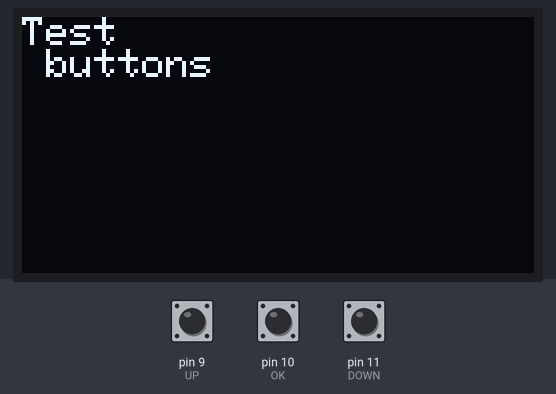
The sketch below on a simulated Arduino Uno, built with avr-gcc and run on an emulated ATmega328P. Parts: 128×64 one-colour display. The inputs (shaded band) are chosen by the test bench; at power-on: pin 9 (UP) HIGH, pin 10 (OK) HIGH, pin 11 (DOWN) HIGH. What the sketch prints to the serial monitor is not drawn.

Above: at 1.2 s.
1.3 s: pin 9 (UP) pulled LOW for 0.15 s
At 1.7 s:
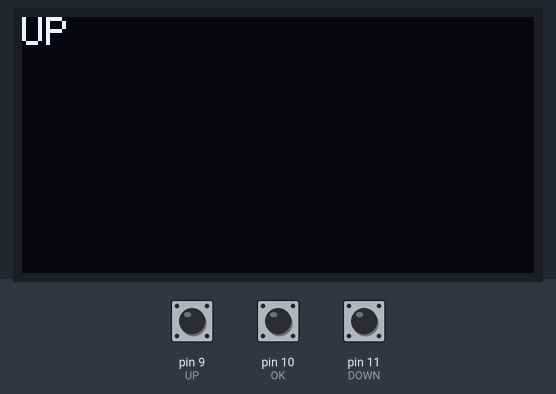
2.9 s: pin 10 (OK) pulled LOW for 0.15 s
At 4.1 s:
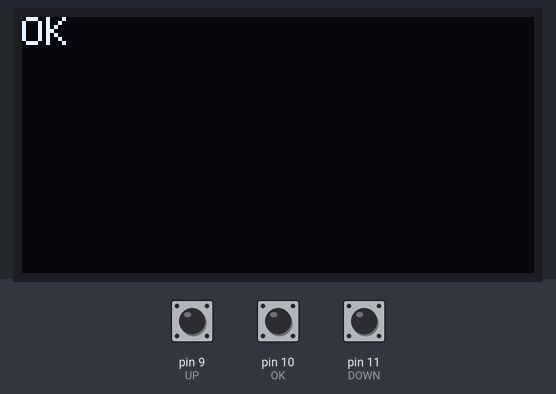
4.5 s: pin 11 (DOWN) pulled LOW for 0.15 s
At 5.3 s:
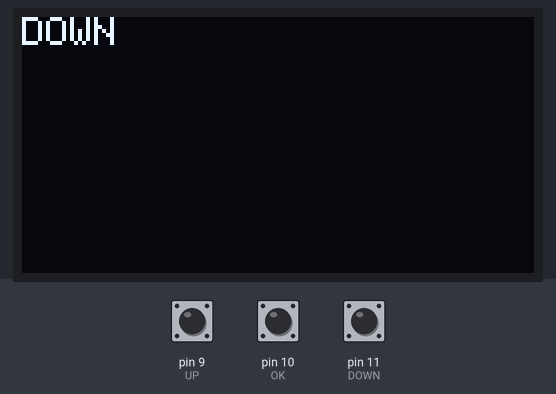
6.1 s: pin 9 (UP) pulled LOW for 1 s
At 6.5 s:
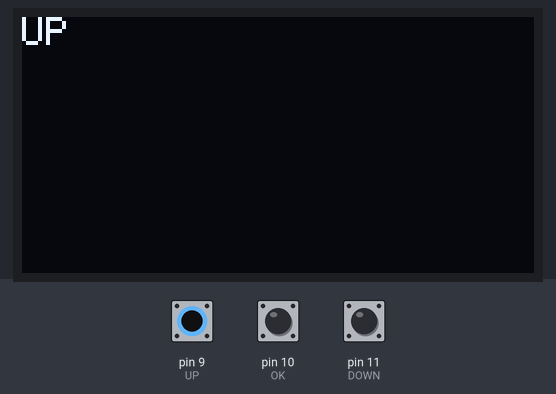
8.6 s: pin 10 (OK) pulled LOW for 1 s
At 9.6 s:
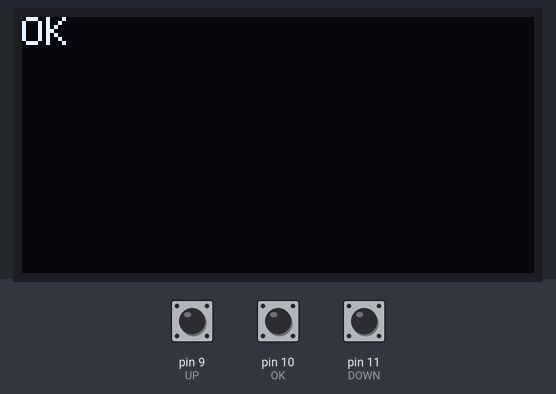
11.1 s: pin 9 (UP) pulsed LOW 5 times (0.12 s each, 0.3 s apart)
At 11.5 s:
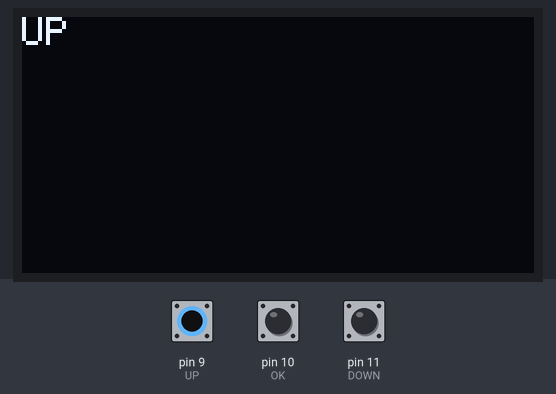
Timing chart, 0 to 14.1 s (numbered marks = the images above; inputs shaded):
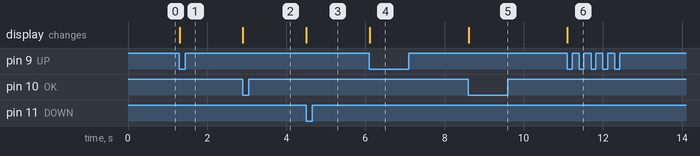

Measured:
- after the input at 1.3 s, the display: changes at once (image 1)
- after the input at 2.9 s, the display: changes at once (image 2)
- after the input at 4.5 s, the display: changes at once (image 3)
- after the input at 6.1 s, the display: changes at once (image 4)
- after the input at 8.6 s, the display: changes at once (image 5)
- after the input at 11.1 s, the display: changes at once (image 6)

The sketch:

_2_UNO_TestDisplay128x64_Buttons.ino
```cpp
// Simple I2C test for ebay 128x64 oled.
// 3 button for menu DOWN OK UP
//edz 11.1.2019

#include <Wire.h>
#include "SSD1306Ascii.h"
#include "SSD1306AsciiWire.h"

// 0X3C+SA0 - 0x3C or 0x3D
#define I2C_ADDRESS 0x3C

// Define proper RST_PIN if required.
#define RST_PIN -1

SSD1306AsciiWire oled;

#define DOWN 11
#define OK   10
#define UP    9


//------------------------------------------------------------------------------
void setup() {
  Serial.begin(115200);

  pinMode(DOWN, INPUT_PULLUP);
  pinMode(OK  , INPUT_PULLUP);
  pinMode(UP  , INPUT_PULLUP);
  Serial.print ("Hello");

  Wire.begin();
  Wire.setClock(400000L);

#if RST_PIN >= 0
  oled.begin(&Adafruit128x64, I2C_ADDRESS, RST_PIN);
#else // RST_PIN >= 0
  oled.begin(&Adafruit128x64, I2C_ADDRESS);
#endif // RST_PIN >= 0

  oled.setFont(Adafruit5x7);

  uint32_t m = micros();
  oled.clear();
  //oled.set2X();
  oled.println("Test\n buttons");
  //oled.set1X();

}
//------------------------------------------------------------------------------
void loop()
{
  if (digitalRead(DOWN) == 0)
  {
     oled.clear();
     oled.println("DOWN");
     Serial.print("DOWN");
     while (digitalRead(DOWN) == 0){}
  }
  if (digitalRead(OK) == 0)
  {
     oled.clear();
     oled.println("OK  ");
     Serial.print("OK  ");
     while (digitalRead(OK) == 0){}
  }
  if (digitalRead(UP) == 0)
  {
     oled.clear();
     oled.println("UP  ");
     Serial.print("UP  ");
     while (digitalRead(UP) == 0){}
  }
}
```
